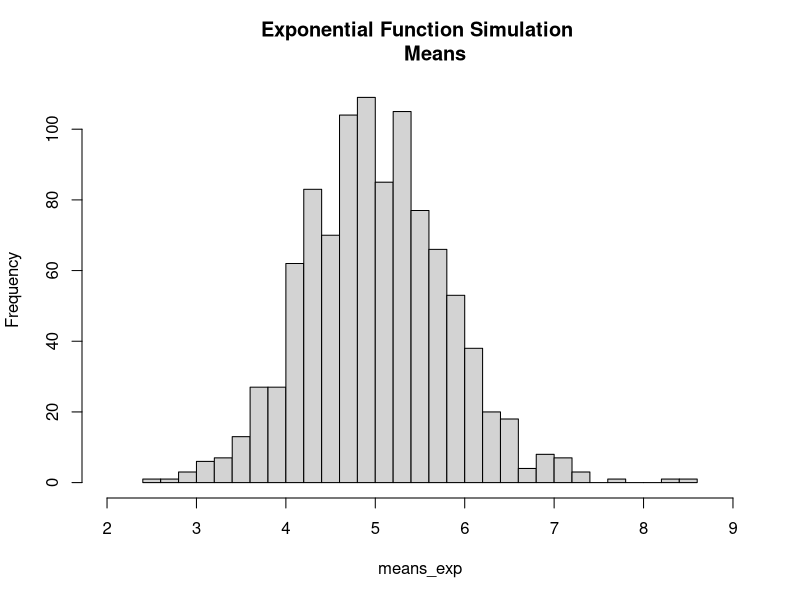
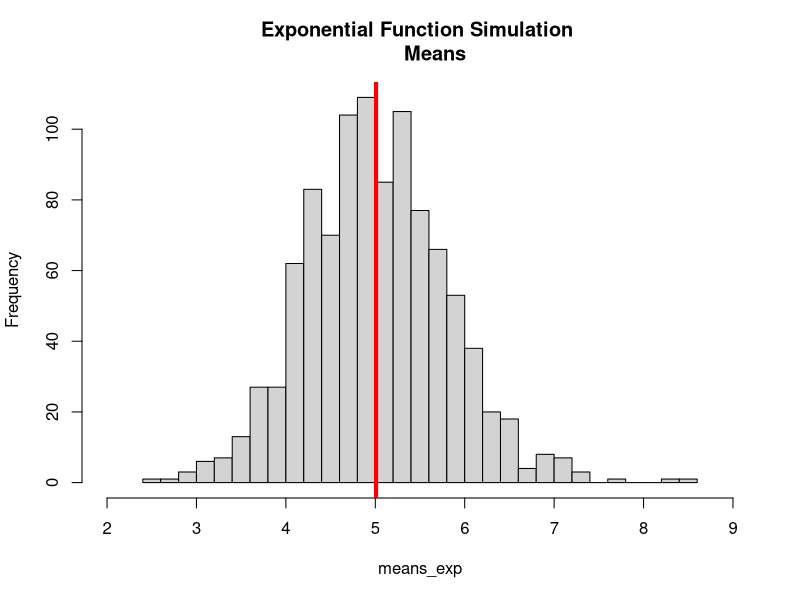
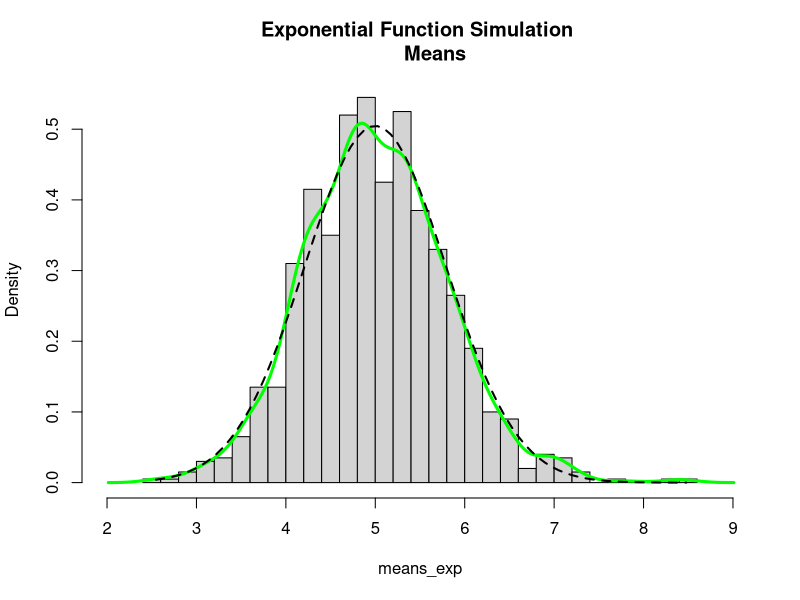

The R source for these figures, in order:
## ---- chunk 1
knitr::opts_chunk$set(echo = TRUE)
## ---- chunk 2

# set seed for reproducability
set.seed(2021)

# Set sampling values as described in the project instructions
lambda <- 0.2   # lambda

n <- 40         # number of exponentials

sims <- 1000    # number of simulations

#Run simulations
sim_exp <- replicate(sims, rexp(n, lambda))

#Calc the means of the exponential simulations
means_exp <- apply(sim_exp, 2, mean)

#Histogram of the means
hist(means_exp, breaks=40, xlim = c(2,9), main="Exponential Function Simulation 
     Means")

## ---- chunk 3
# Histogram of the means
hist(means_exp, breaks=40, xlim = c(2,9), main="Exponential Function Simulation 
     Means")

# Vertical line at mean
abline(v = mean(means_exp), lwd = "4", col = "red")

## ---- chunk 4
# Calculate the mean of the simulation means
mean(means_exp)
## ---- chunk 5
# Calculate theoretical variance
theor_var <- round(1/.2^2/(n), 2)
sample_var <- round(var(means_exp), 2)

theor_sd <- round(1/.2/sqrt(n), 2)
sample_sd <- round(sd(means_exp), 2)

## ---- chunk 6
# Histogram of the sample means with a density line
hist(means_exp, prob = TRUE, breaks=40, xlim = c(2,9), main="Exponential Function Simulation 
     Means")
lines(density(means_exp), lwd = 3, col = "green")

# Overlay a line that represents the normal distribution 
x <- seq(min(means_exp), max(means_exp), length = 2*n)
y <- dnorm(x, mean = 1/lambda, sd = sqrt(((1/lambda)/sqrt(n))^2))
lines(x,y, pch = 20, lwd = 2, lty = 2)

